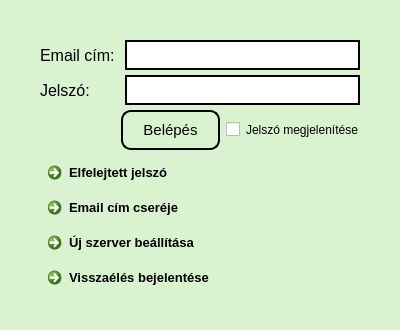
<?xml version="1.0" encoding="UTF-8"?>
<ui version="4.0">
 <class>login_form</class>
 <widget class="QWidget" name="login_form">
  <property name="geometry">
   <rect>
    <x>0</x>
    <y>0</y>
    <width>400</width>
    <height>330</height>
   </rect>
  </property>
  <property name="minimumSize">
   <size>
    <width>400</width>
    <height>330</height>
   </size>
  </property>
  <property name="maximumSize">
   <size>
    <width>400</width>
    <height>330</height>
   </size>
  </property>
  <property name="baseSize">
   <size>
    <width>0</width>
    <height>0</height>
   </size>
  </property>
  <property name="palette">
   <palette>
    <active>
     <colorrole role="Button">
      <brush brushstyle="SolidPattern">
       <color alpha="255">
        <red>131</red>
        <green>203</green>
        <blue>235</blue>
       </color>
      </brush>
     </colorrole>
     <colorrole role="Base">
      <brush brushstyle="SolidPattern">
       <color alpha="255">
        <red>255</red>
        <green>255</green>
        <blue>255</blue>
       </color>
      </brush>
     </colorrole>
     <colorrole role="Window">
      <brush brushstyle="SolidPattern">
       <color alpha="255">
        <red>217</red>
        <green>242</green>
        <blue>208</blue>
       </color>
      </brush>
     </colorrole>
    </active>
    <inactive>
     <colorrole role="Button">
      <brush brushstyle="SolidPattern">
       <color alpha="255">
        <red>131</red>
        <green>203</green>
        <blue>235</blue>
       </color>
      </brush>
     </colorrole>
     <colorrole role="Base">
      <brush brushstyle="SolidPattern">
       <color alpha="255">
        <red>255</red>
        <green>255</green>
        <blue>255</blue>
       </color>
      </brush>
     </colorrole>
     <colorrole role="Window">
      <brush brushstyle="SolidPattern">
       <color alpha="255">
        <red>217</red>
        <green>242</green>
        <blue>208</blue>
       </color>
      </brush>
     </colorrole>
    </inactive>
    <disabled>
     <colorrole role="Button">
      <brush brushstyle="SolidPattern">
       <color alpha="255">
        <red>131</red>
        <green>203</green>
        <blue>235</blue>
       </color>
      </brush>
     </colorrole>
     <colorrole role="Base">
      <brush brushstyle="SolidPattern">
       <color alpha="255">
        <red>217</red>
        <green>242</green>
        <blue>208</blue>
       </color>
      </brush>
     </colorrole>
     <colorrole role="Window">
      <brush brushstyle="SolidPattern">
       <color alpha="255">
        <red>217</red>
        <green>242</green>
        <blue>208</blue>
       </color>
      </brush>
     </colorrole>
    </disabled>
   </palette>
  </property>
  <property name="windowTitle">
   <string>Bejelentkezés</string>
  </property>
  <property name="autoFillBackground">
   <bool>true</bool>
  </property>
  <layout class="QFormLayout" name="login_form_layout">
   <property name="horizontalSpacing">
    <number>10</number>
   </property>
   <property name="verticalSpacing">
    <number>5</number>
   </property>
   <property name="leftMargin">
    <number>40</number>
   </property>
   <property name="topMargin">
    <number>40</number>
   </property>
   <property name="rightMargin">
    <number>40</number>
   </property>
   <property name="bottomMargin">
    <number>40</number>
   </property>
   <item row="0" column="0">
    <widget class="QLabel" name="email_label">
     <property name="font">
      <font>
       <pointsize>12</pointsize>
      </font>
     </property>
     <property name="styleSheet">
      <string notr="true"/>
     </property>
     <property name="text">
      <string>Email cím:</string>
     </property>
    </widget>
   </item>
   <item row="0" column="1">
    <widget class="QLineEdit" name="id_line_edit">
     <property name="sizePolicy">
      <sizepolicy hsizetype="Expanding" vsizetype="Preferred">
       <horstretch>0</horstretch>
       <verstretch>0</verstretch>
      </sizepolicy>
     </property>
     <property name="minimumSize">
      <size>
       <width>0</width>
       <height>30</height>
      </size>
     </property>
     <property name="font">
      <font>
       <pointsize>12</pointsize>
      </font>
     </property>
     <property name="styleSheet">
      <string notr="true">border: 2px solid black;</string>
     </property>
     <property name="inputMethodHints">
      <set>Qt::ImhEmailCharactersOnly</set>
     </property>
     <property name="maxLength">
      <number>254</number>
     </property>
    </widget>
   </item>
   <item row="1" column="0">
    <widget class="QLabel" name="password_label">
     <property name="font">
      <font>
       <pointsize>12</pointsize>
      </font>
     </property>
     <property name="text">
      <string>Jelszó:</string>
     </property>
    </widget>
   </item>
   <item row="1" column="1">
    <widget class="QLineEdit" name="password_line_edit">
     <property name="sizePolicy">
      <sizepolicy hsizetype="Expanding" vsizetype="Preferred">
       <horstretch>0</horstretch>
       <verstretch>0</verstretch>
      </sizepolicy>
     </property>
     <property name="minimumSize">
      <size>
       <width>0</width>
       <height>30</height>
      </size>
     </property>
     <property name="font">
      <font>
       <pointsize>12</pointsize>
      </font>
     </property>
     <property name="styleSheet">
      <string notr="true">border: 2px solid black;</string>
     </property>
     <property name="maxLength">
      <number>50</number>
     </property>
     <property name="echoMode">
      <enum>QLineEdit::Password</enum>
     </property>
    </widget>
   </item>
   <item row="2" column="0" colspan="2">
    <widget class="QGroupBox" name="login_group_box">
     <property name="styleSheet">
      <string notr="true">border:none</string>
     </property>
     <property name="title">
      <string/>
     </property>
     <layout class="QHBoxLayout" name="horizontalLayout">
      <property name="leftMargin">
       <number>0</number>
      </property>
      <property name="topMargin">
       <number>0</number>
      </property>
      <property name="rightMargin">
       <number>0</number>
      </property>
      <property name="bottomMargin">
       <number>0</number>
      </property>
      <item>
       <spacer name="horizontalSpacer">
        <property name="orientation">
         <enum>Qt::Horizontal</enum>
        </property>
        <property name="sizeType">
         <enum>QSizePolicy::Minimum</enum>
        </property>
        <property name="sizeHint" stdset="0">
         <size>
          <width>81</width>
          <height>20</height>
         </size>
        </property>
       </spacer>
      </item>
      <item>
       <widget class="QPushButton" name="login_btn">
        <property name="sizePolicy">
         <sizepolicy hsizetype="Fixed" vsizetype="Preferred">
          <horstretch>0</horstretch>
          <verstretch>0</verstretch>
         </sizepolicy>
        </property>
        <property name="minimumSize">
         <size>
          <width>0</width>
          <height>40</height>
         </size>
        </property>
        <property name="palette">
         <palette>
          <active>
           <colorrole role="Button">
            <brush brushstyle="SolidPattern">
             <color alpha="255">
              <red>217</red>
              <green>242</green>
              <blue>208</blue>
             </color>
            </brush>
           </colorrole>
           <colorrole role="Base">
            <brush brushstyle="SolidPattern">
             <color alpha="255">
              <red>217</red>
              <green>242</green>
              <blue>208</blue>
             </color>
            </brush>
           </colorrole>
           <colorrole role="Window">
            <brush brushstyle="SolidPattern">
             <color alpha="255">
              <red>217</red>
              <green>242</green>
              <blue>208</blue>
             </color>
            </brush>
           </colorrole>
          </active>
          <inactive>
           <colorrole role="Button">
            <brush brushstyle="SolidPattern">
             <color alpha="255">
              <red>217</red>
              <green>242</green>
              <blue>208</blue>
             </color>
            </brush>
           </colorrole>
           <colorrole role="Base">
            <brush brushstyle="SolidPattern">
             <color alpha="255">
              <red>217</red>
              <green>242</green>
              <blue>208</blue>
             </color>
            </brush>
           </colorrole>
           <colorrole role="Window">
            <brush brushstyle="SolidPattern">
             <color alpha="255">
              <red>217</red>
              <green>242</green>
              <blue>208</blue>
             </color>
            </brush>
           </colorrole>
          </inactive>
          <disabled>
           <colorrole role="Button">
            <brush brushstyle="SolidPattern">
             <color alpha="255">
              <red>217</red>
              <green>242</green>
              <blue>208</blue>
             </color>
            </brush>
           </colorrole>
           <colorrole role="Base">
            <brush brushstyle="SolidPattern">
             <color alpha="255">
              <red>217</red>
              <green>242</green>
              <blue>208</blue>
             </color>
            </brush>
           </colorrole>
           <colorrole role="Window">
            <brush brushstyle="SolidPattern">
             <color alpha="255">
              <red>217</red>
              <green>242</green>
              <blue>208</blue>
             </color>
            </brush>
           </colorrole>
          </disabled>
         </palette>
        </property>
        <property name="font">
         <font>
          <pointsize>11</pointsize>
         </font>
        </property>
        <property name="cursor">
         <cursorShape>PointingHandCursor</cursorShape>
        </property>
        <property name="autoFillBackground">
         <bool>false</bool>
        </property>
        <property name="styleSheet">
         <string notr="true">background-color: #D9F2D0; border: 2px solid black; border-radius:10; padding-left:20px;padding-right:20px</string>
        </property>
        <property name="text">
         <string>Belépés</string>
        </property>
       </widget>
      </item>
      <item>
       <widget class="QCheckBox" name="show_password_check_box">
        <property name="font">
         <font>
          <pointsize>9</pointsize>
         </font>
        </property>
        <property name="text">
         <string>Jelszó megjelenítése</string>
        </property>
       </widget>
      </item>
     </layout>
    </widget>
   </item>
   <item row="3" column="0" colspan="2">
    <widget class="QCommandLinkButton" name="forgot_password_cmd_link_btn">
     <property name="sizePolicy">
      <sizepolicy hsizetype="Preferred" vsizetype="Maximum">
       <horstretch>0</horstretch>
       <verstretch>0</verstretch>
      </sizepolicy>
     </property>
     <property name="minimumSize">
      <size>
       <width>0</width>
       <height>30</height>
      </size>
     </property>
     <property name="maximumSize">
      <size>
       <width>16777215</width>
       <height>30</height>
      </size>
     </property>
     <property name="font">
      <font>
       <family>Segoe UI</family>
       <pointsize>10</pointsize>
      </font>
     </property>
     <property name="cursor">
      <cursorShape>PointingHandCursor</cursorShape>
     </property>
     <property name="text">
      <string>Elfelejtett jelszó</string>
     </property>
    </widget>
   </item>
   <item row="4" column="0" colspan="2">
    <widget class="QCommandLinkButton" name="new_email_cmd_link_btn">
     <property name="sizePolicy">
      <sizepolicy hsizetype="Preferred" vsizetype="Maximum">
       <horstretch>0</horstretch>
       <verstretch>0</verstretch>
      </sizepolicy>
     </property>
     <property name="minimumSize">
      <size>
       <width>0</width>
       <height>30</height>
      </size>
     </property>
     <property name="maximumSize">
      <size>
       <width>16777215</width>
       <height>30</height>
      </size>
     </property>
     <property name="font">
      <font>
       <family>Segoe UI</family>
       <pointsize>10</pointsize>
      </font>
     </property>
     <property name="cursor">
      <cursorShape>PointingHandCursor</cursorShape>
     </property>
     <property name="text">
      <string>Email cím cseréje</string>
     </property>
    </widget>
   </item>
   <item row="5" column="0" colspan="2">
    <widget class="QCommandLinkButton" name="new_server_cmd_link_btn">
     <property name="sizePolicy">
      <sizepolicy hsizetype="Preferred" vsizetype="Maximum">
       <horstretch>0</horstretch>
       <verstretch>0</verstretch>
      </sizepolicy>
     </property>
     <property name="minimumSize">
      <size>
       <width>0</width>
       <height>30</height>
      </size>
     </property>
     <property name="maximumSize">
      <size>
       <width>16777215</width>
       <height>30</height>
      </size>
     </property>
     <property name="font">
      <font>
       <family>Segoe UI</family>
       <pointsize>10</pointsize>
      </font>
     </property>
     <property name="cursor">
      <cursorShape>PointingHandCursor</cursorShape>
     </property>
     <property name="layoutDirection">
      <enum>Qt::LeftToRight</enum>
     </property>
     <property name="text">
      <string>Új szerver beállítása</string>
     </property>
    </widget>
   </item>
   <item row="6" column="0" colspan="2">
    <widget class="QCommandLinkButton" name="unathorized_cmd_link_btn">
     <property name="sizePolicy">
      <sizepolicy hsizetype="Preferred" vsizetype="Maximum">
       <horstretch>0</horstretch>
       <verstretch>0</verstretch>
      </sizepolicy>
     </property>
     <property name="minimumSize">
      <size>
       <width>0</width>
       <height>30</height>
      </size>
     </property>
     <property name="maximumSize">
      <size>
       <width>16777215</width>
       <height>30</height>
      </size>
     </property>
     <property name="font">
      <font>
       <family>Segoe UI</family>
       <pointsize>10</pointsize>
      </font>
     </property>
     <property name="styleSheet">
      <string notr="true"/>
     </property>
     <property name="text">
      <string>Visszaélés bejelentése</string>
     </property>
    </widget>
   </item>
  </layout>
 </widget>
 <resources/>
 <connections/>
</ui>
